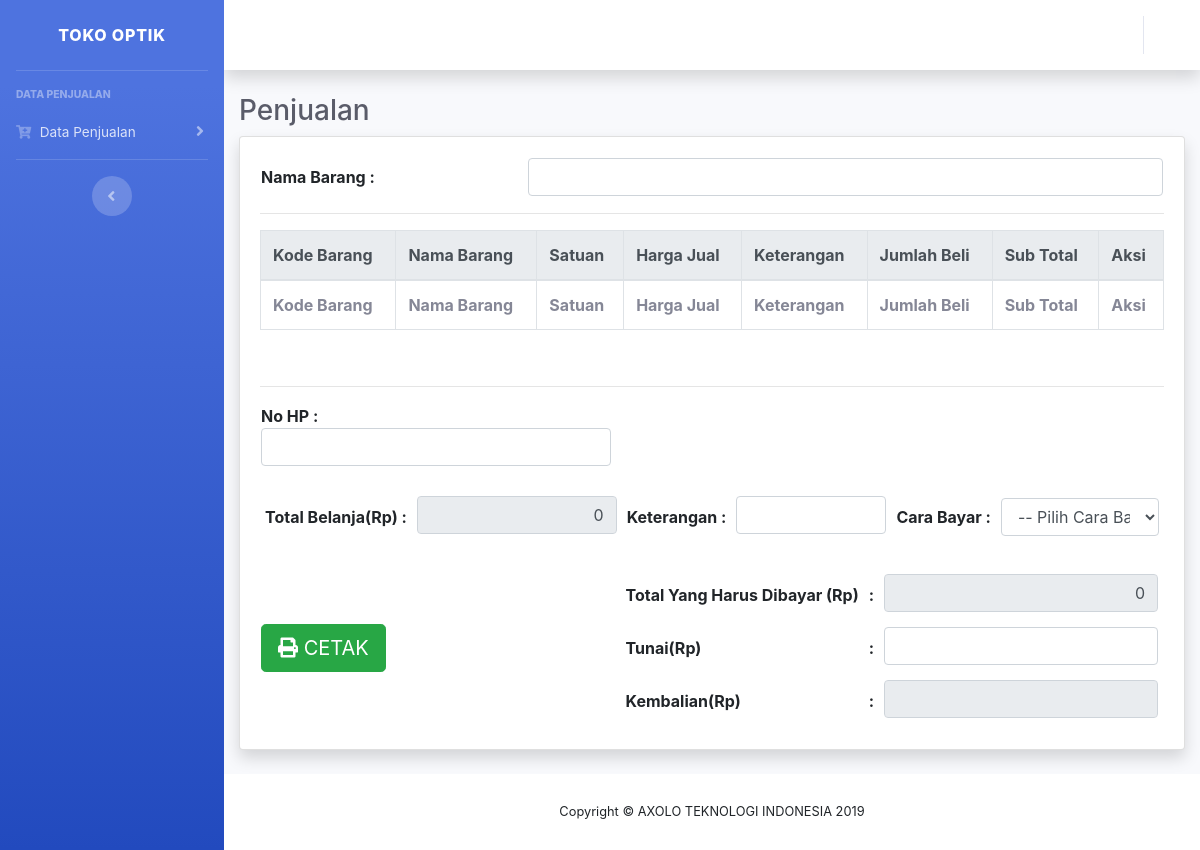
/index.php/penjualan, run on the app's committed database.
### tables this page shows
CREATE TABLE `tbl_setting` (
  `id` int(11) NOT NULL,
  `nama` varchar(100) NOT NULL,
  `fitur` varchar(300) NOT NULL,
  `cek_gambar` int(11) NOT NULL
);

### application/controllers/Penjualan.php (called while the page is built, shortened)
<?php
class Penjualan extends CI_Controller
{
    function __construct(){
		$this->load->model('m_kategori');
		$this->load->model('m_barang');
		$this->load->model('m_suplier');
        $this->load->model('m_penjualan');
        $this->load->model('M_customer');
	}
    public function index()
    {
		$data['title']='Penjualan';
        $data['barang'] = $this->m_barang->tampil_barang();
        $data['nohp']=$this->M_customer->tampil_customer();
        $this->load->view('template/header',$data);
		$this->load->view('template/sidebar',$data);
		$this->load->view('template/topbar',$data);
		$this->load->view('penjualan/index',$data);
		$this->load->view('template/footer',$data);
    }
}

### index.php (called while the page is built, shortened)
<?php
require_once BASEPATH.'core/CodeIgniter.php';

### application/views/penjualan/index.php (the view, shortened to what this page needs)
  <div class="container-fluid">
    <h1 class="h3 mb-2 text-gray-800">Penjualan</h1>
    <div class="card shadow mb-4">
      <div class="card-body">
      <?php echo form_open('Penjualan/add_to_cart') ?>
        <div class="table-responsive">
          <table width="100%;">
            <tr>
                <th>Nama Barang :</th>
                <th>
                  <input type="text" list="list_barang" autocomplete="off" name="nabar" id="nabar" class="form-control input-sm">
                </th>
            </tr>
          </table>
        </div>
        </form>
        <hr>
        <div class="table-responsive">
          <table class="table table-bordered table-hover" id="dataTable" width="100%" cellspacing="0">
            <thead class="thead-light">
              <tr>
                <th>Kode Barang</th>
                <th>Nama Barang</th>
                <th>Satuan</th>
                <th>Harga Jual</th>
                <th>Keterangan</th>
                <th>Jumlah Beli</th>
                <th>Sub Total</th>
                <th>Aksi</th>
              </tr>
            </thead>
            <tfoot>
              <tr>
              <th>Kode Barang</th>
                <th>Nama Barang</th>
                <th>Satuan</th>
                <th>Harga Jual</th>
                <th>Keterangan</th>
                <th>Jumlah Beli</th>
                <th>Sub Total</th>
                <th>Aksi</th>
              </tr>
            </tfoot>
          </table>
        </div>
        <br>
        <?php echo form_open('Penjualan/simpan_penjualan', ['id' => 'form-simpan-penjualan']) ?>
        <hr>
        <div class="table-responsive">
          <table width="100%">
            <tr>
              <th>No HP : <br>
                <input type="text" name="no_hp" list="list_no" autocomplete="off" id="no_hp" class="form-control input-sm" style="width:350px;" required>
              </th>
              <th><table width="100%" id="detail_customer"></table></th>
            </tr>
          </table>
        </div>
        <br>
        <div class="table-responsive">
          <table width="100%" cellpadding="5">
            <tr>
              <th nowrap>Total Belanja(Rp) :</th>
              <th nowrap style="text-align:right;min-width: 100px;"><input type="text" name="total2" value="<?php echo number_format($this->cart->total());?>" class="form-control input-sm" style="text-align:right;margin-bottom:5px;" readonly></th>
              <th nowrap>Keterangan : </th>
              <th style="text-align:right;"><input type="text"  id="diskon" name="diskon" class="diskon form-control input-sm" style="text-align:right;margin-bottom:5px;width:150px"  required></th>
              <th nowrap>Cara Bayar : </th>
              <th style="text-align:right;min-width: 100px">
                <select required name="bayar" id="bayar" class="form-control">
                    <option value="">-- Pilih Cara Bayar --</option>
                </select>
              </th>
            </tr>
          </table>
        </div>
        <br>
        <div class="table-responsive">
          <table width="100%">
            <tr>
                <td nowrap style="padding-right: 20px"><button type="button" id="btn-simpan-penjualan" class="btn btn-success btn-lg"><i class="fa fa-print"></i> CETAK</button></td>
                <td align="right">
                  <table cellpadding="5">
                    <tr>
                      <th nowrap>Total Yang Harus Dibayar (Rp)</th>
                      <th>:</th>
                      <th style="text-align:right;min-width: 100px"><input type="text" id="totbayar" value="0" min="0" name="totbayar" class="form-control input-sm" style="text-align:right;margin-bottom:5px;" readonly></th>
                    </tr>
                    <tr>
                        <th nowrap>Tunai(Rp)</th>
                        <th>:</th>
                        <th style="text-align:right;min-width: 100px"><input type="text" id="jml_uang" name="jml_uang" class="jml_uang form-control input-sm" style="text-align:right;margin-bottom:5px;" required></th>
                    </tr>
                    <tr>
                        <th nowrap>Kembalian(Rp)</th>
                        <th>:</th>
                        <th style="text-align:right;min-width: 100px"><input type="text" id="kembalian" name="kembalian" class="form-control input-sm" style="text-align:right;margin-bottom:5px;" readonly></th>
                    </tr>
                  </table>
                </td>
            </tr>
          </table>
        </div>
          </form>
        </div>
    </div>
  </div>
</div>

### application/views/template/sidebar.php (shortened to what this page needs)
<ul class="navbar-nav bg-gradient-primary sidebar sidebar-dark accordion" id="accordionSidebar">
  <a class="sidebar-brand d-flex align-items-center justify-content-center" href="index.html">
      <?php
          $data1 = $this->db->query("select * from tbl_setting where id=2")->row_array();
      ?>
    <div class="sidebar-brand-text mx-3"><?= $data1['fitur']; ?></div>
  </a>
  <hr class="sidebar-divider">
  <div class="sidebar-heading">
    Data Penjualan
  </div>
  <li class="nav-item">
    <a class="nav-link collapsed" href="#" data-toggle="collapse" data-target="#collapseTwo3" aria-expanded="true" aria-controls="collapseTwo">
      <i class="fas fa-cart-plus"></i>
      <span>Data Penjualan</span>
    </a>
  </li>
  <hr class="sidebar-divider d-none d-md-block">
  <div class="text-center d-none d-md-inline">
    <button class="rounded-circle border-0" id="sidebarToggle"></button>
  </div>
</ul>

### application/views/template/footer.php (shortened to what this page needs)
<footer class="sticky-footer bg-white">
        <div class="container my-auto">
          <div class="copyright text-center my-auto">
          <?php
              $data1 = $this->db->query("select * from tbl_setting where id=1")->row_array();
          ?>
            <span>Copyright &copy; <?= $data1['fitur']; ?> </span>
          </div>
        </div>
      </footer>
    </div>
  </div>
</body>
</html>

### data on the page
tbl_setting: fitur "TOKO OPTIK"
tbl_setting: fitur "AXOLO TEKNOLOGI INDONESIA 2019"
